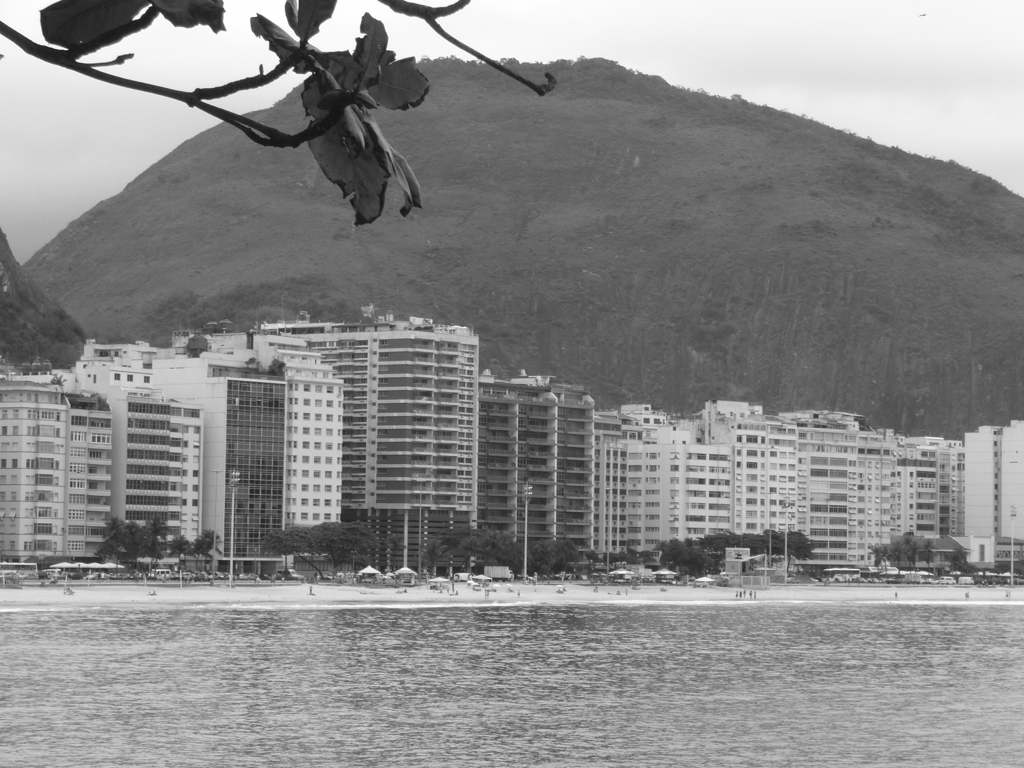
#> input picture CompVis_tasks/imageStitching/rio-00.png, 1024 x 768 px
$ jupyter execute --allow-errors hw5-notebook.ipynb
#> lines starting #> are read from the running program, lines starting #| are printed output that depends on the picture
# <center>Homework 5<center>
##### <center>ECE5554 - Virginia Tech | Author: Rebecca DeSipio | Due Date: August 10th, 2022 <center>
------------------------------------------------------

[cell 1]
# import libraries
import numpy as np
import cv2

import matplotlib.pyplot as plt

[cell 2]
# -----------
## Part (a)
# -----------
# Load the images and convert to grayscale
rio0 = cv2.imread('rio-00.png').astype(np.uint8)
#> rio0 is the input picture: shape (768, 1024, 3); min 20, max 255, mean 138.3
rio1 = cv2.imread('rio-01.png').astype(np.uint8)
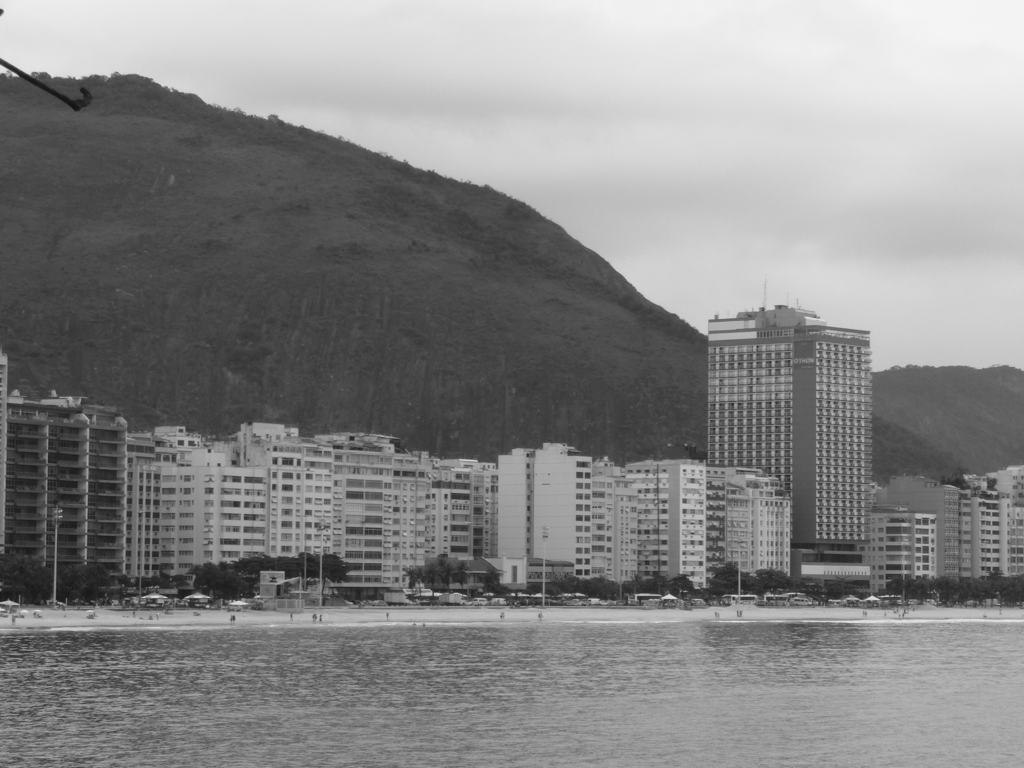
#> input picture CompVis_tasks/imageStitching/rio-01.png, 1024 x 768 px
#> rio1 is the input picture: shape (768, 1024, 3); min 20, max 246, mean 134.6
rio2 = cv2.imread('rio-02.png').astype(np.uint8)
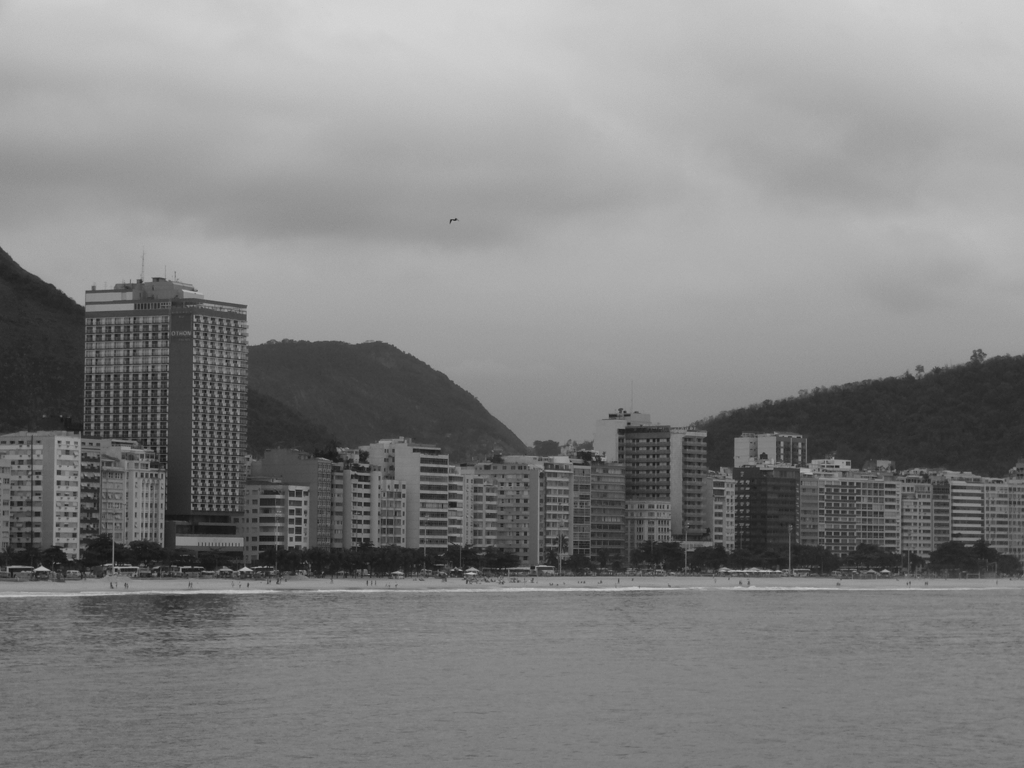
#> input picture CompVis_tasks/imageStitching/rio-02.png, 1024 x 768 px
#> rio2 is the input picture: shape (768, 1024, 3); min 21, max 213, mean 130.8

rio0_gray = ((rio0.astype(np.float32)[:,:,2] + rio0.astype(np.float32)[:,:,1] + rio0.astype(np.float32)[:,:,0]) / 3).astype(np.uint8)
rio1_gray = ((rio1.astype(np.float32)[:,:,2] + rio1.astype(np.float32)[:,:,1] + rio1.astype(np.float32)[:,:,0]) / 3).astype(np.uint8)
rio2_gray = ((rio2.astype(np.float32)[:,:,2] + rio2.astype(np.float32)[:,:,1] + rio2.astype(np.float32)[:,:,0]) / 3).astype(np.uint8)

fig1, (ax1, ax2) = plt.subplots(1,2,figsize=(30, 20))
ax1.matshow(rio0_gray, cmap='gray')
ax2.matshow(rio1_gray, cmap='gray')
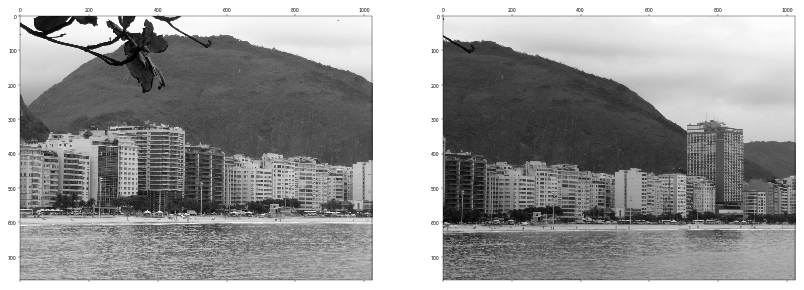
#> figure drawn by matplotlib, 2 panels

[cell 3]
# -----------
## Part (b)
# -----------
# Implement the image stitching process

# ----------------
## STEP 1
# Detect keypoints in the image and characterize them
siftRio0 = cv2.SIFT_create()
siftRio1 = cv2.SIFT_create()

kpRio0, desRio0 = siftRio0.detectAndCompute(rio0_gray, None)
#> kpRio0 = 6617 keypoints; strongest (x, y, size): (150, 5, 2), (309, 74, 3.6), (336, 35, 25.7), (137, 17, 4)
kpRio1, desRio1 = siftRio0.detectAndCompute(rio1_gray, None)
#> kpRio1 = 4810 keypoints; strongest (x, y, size): (669, 596, 4), (14, 74, 3), (513, 594, 2.3), (872, 598, 3.7)

# [13 lines of commented-out code are left out]

[cell 4]
# ----------------
## STEP 2
# Match the keypoints in the first two images
bfRio01 = cv2.BFMatcher()
matchesRio01 = bfRio01.match(desRio0, desRio1)
#> matchesRio01 = 6617 matches
# ----------------

[cell 5]
# ----------------
## STEP 3
# Sort the matches to keep only the best one
matchesRio01 = sorted(matchesRio01, key=lambda x:x.distance)

rio0idx = []
rio1idx = []
for i in range(100):
    temp0idx = matchesRio01[i].queryIdx # rio0
    temp1idx = matchesRio01[i].trainIdx # rio1

    rio0idx.append(cv2.KeyPoint_convert(kpRio0)[temp0idx])
    rio1idx.append(cv2.KeyPoint_convert(kpRio1)[temp1idx])
#> this loop made 100 passes
#> (temp0idx, temp1idx) on passes 1 to 12: (4423, 680), (5210, 1367), (5188, 1345), (5214, 1364), (6254, 2267), (6236, 2258), (5955, 2029), (4536, 781), (6255, 2268), (6323, 2326), (3970, 273), (6322, 2325)
#> after the loop, rio0idx = 100 pairs, first value 514.9 to 1004.3, second value 55.59 to 550.1; rio1idx = 100 pairs, first value 44.96 to 536.4, second value 71.6 to 572.9


rio0idx = np.array(rio0idx)
rio1idx = np.array(rio1idx)

# print('rio0: \n', rio0idx, '\n', 'rio1: \n',rio1idx)
# Draw the first 5 matches
rio01_matchesImg = cv2.drawMatches(rio0, kpRio0, rio1, kpRio1, matchesRio01[:100], None, flags=2)
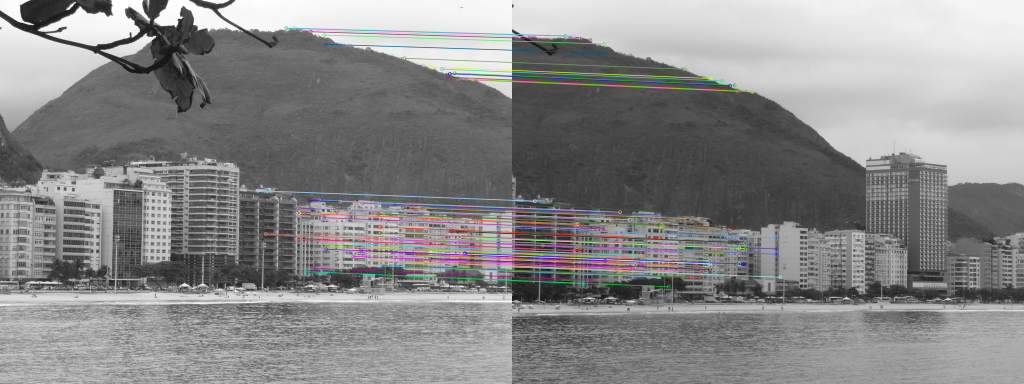
#> rio01_matchesImg: shape (768, 2048, 3) (shown at 1/2 size); mean B, G, R 136.8, 136.6, 137
# cv2.imwrite('rio01_matchesImg.png', rio01_matchesImg)

# fig2, (ax1, ax2) = plt.subplots(1,2,figsize=(30, 20))
# ax1.matshow(kpImg_rio0)
# ax2.matshow(kpImg_rio1)
fig2, (ax1) = plt.subplots(1,1,figsize=(25, 25))
ax1.matshow(rio01_matchesImg)
# ----------------

[cell 6]
# ----------------
## STEP 4
# Find the geometric mapping from image 1 to image 2
h_rio01, status_rio01 = cv2.findHomography(rio1idx, rio0idx)
#> h_rio01 = [[0.92, 0.00558, 469.9], [-0.0311, 0.975, -10.66], [-7.17e-05, 1.81e-06, 1]]; status_rio01 = 100 values from 1 to 1
# ----------------

[cell 7]
# ----------------
## STEP 5
# Transform the second image to lie in the coords of the first
rio1out = cv2.warpPerspective(rio1, h_rio01, (rio1.shape[1]+rio0.shape[1], rio1.shape[0]))
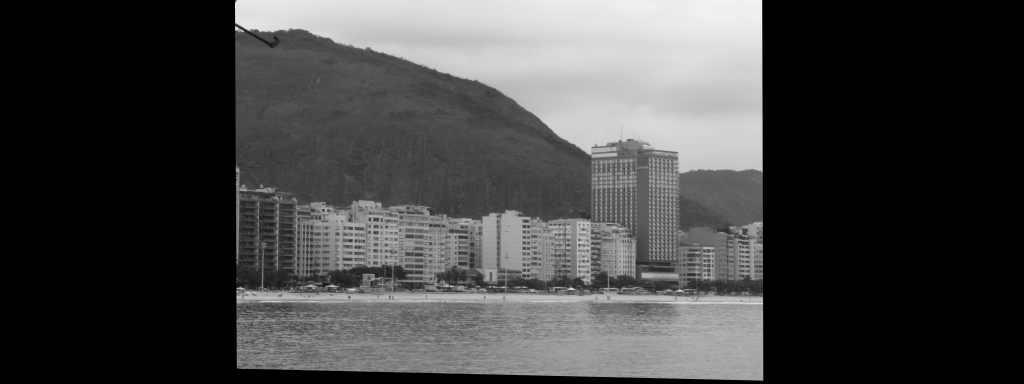
#> rio1out: shape (768, 2048, 3) (shown at 1/2 size); min 0, max 244, mean 66.6
rio1out[0:rio1.shape[0], 0:rio1.shape[1]] = rio0
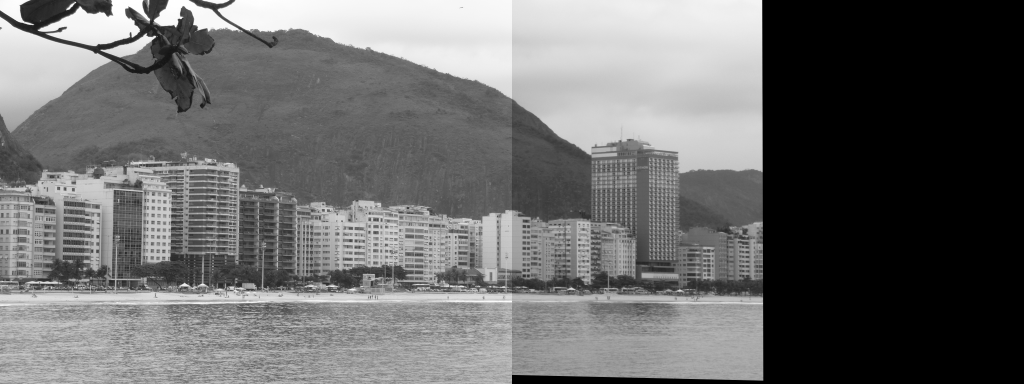
#> rio1out: shape (768, 2048, 3) (shown at 1/2 size); min 0, max 255, mean 106.9

plt.imshow(rio1out)
# ----------------

[cell 8]
# REPEAT WITH IMAGE 3
# convert the image to grayscale
rio01_gray = ((rio1out.astype(np.float32)[:,:,2] + rio1out.astype(np.float32)[:,:,1] + rio1out.astype(np.float32)[:,:,0]) / 3).astype(np.uint8)

# detect keypoints using sift
siftRio01 = cv2.SIFT_create()
siftRio2 = cv2.SIFT_create()
kpRio01, desRio01 = siftRio0.detectAndCompute(rio01_gray, None)
#> kpRio01 = 9087 keypoints; strongest (x, y, size): (150, 5, 2), (309, 74, 3.6), (336, 35, 25.7), (137, 17, 4)
kpRio2, desRio2 = siftRio0.detectAndCompute(rio2_gray, None)
#> kpRio2 = 3483 keypoints; strongest (x, y, size): (42, 568, 4), (245, 569, 3.6), (885, 571, 2.4), (778, 571, 1.9)

# match keypoints
bfRio012 = cv2.BFMatcher()
matchesRio012 = bfRio012.match(desRio2, desRio01)
#> matchesRio012 = 3483 matches

# sort matches
matchesRio012 = sorted(matchesRio012, key=lambda x:x.distance)

# find the geometric mapping
rio01idx = []
rio2idx = []
#> (the rest of this cell did not finish here and is left out)
